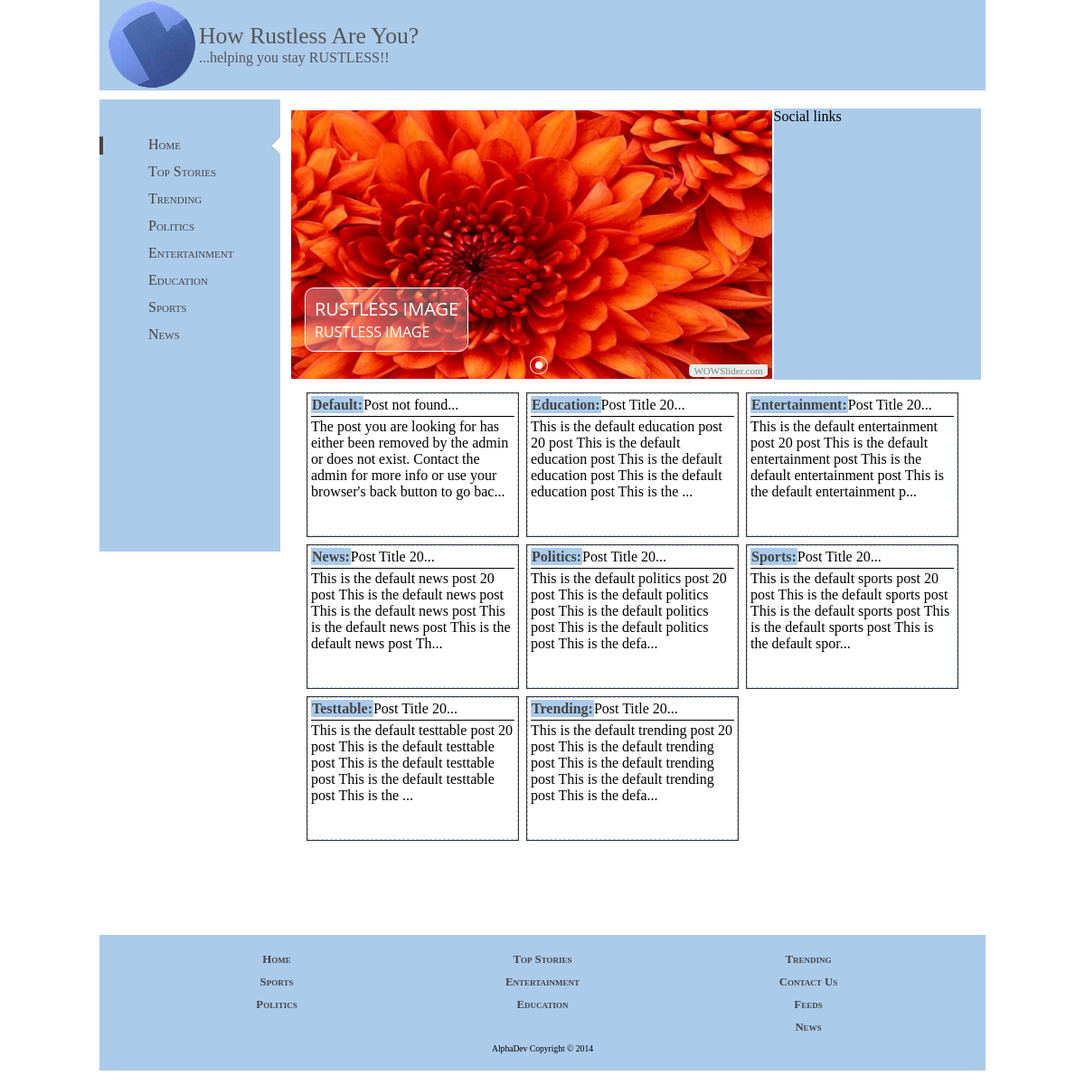
The page / on the database its author committed.
### tables this page shows
CREATE TABLE IF NOT EXISTS `images` (
  `id` int(11) NOT NULL AUTO_INCREMENT,
  `image_name` varchar(255) NOT NULL DEFAULT 'rustless_img',
  `image_align` enum('left','right','center') NOT NULL DEFAULT 'left',
  `image_alt` varchar(255) NOT NULL DEFAULT 'rustless_img',
  `img_cat_id` int(11) NOT NULL,
  `is_featured` int(11) NOT NULL DEFAULT '0',
  `post_title` varchar(225) DEFAULT 'Rustless Image',
  PRIMARY KEY (`id`)
);

CREATE TABLE IF NOT EXISTS `category_list` (
  `id` int(11) NOT NULL AUTO_INCREMENT,
  `category_name` varchar(255) NOT NULL,
  `category` varchar(255) NOT NULL,
  PRIMARY KEY (`id`)
);

CREATE TABLE IF NOT EXISTS `defaultcategory` (
  `id` int(11) NOT NULL AUTO_INCREMENT,
  `post_title` varchar(255) NOT NULL,
  `post_date` timestamp NOT NULL DEFAULT CURRENT_TIMESTAMP,
  `post` text NOT NULL,
  `poster_id` int(11) NOT NULL,
  `comment_count` int(11) DEFAULT '0',
  `tags` varchar(255) DEFAULT NULL,
  PRIMARY KEY (`id`)
);

CREATE TABLE IF NOT EXISTS `education` (
  `id` int(11) NOT NULL AUTO_INCREMENT,
  `post_title` varchar(32000) DEFAULT NULL,
  `post_date` timestamp NULL DEFAULT CURRENT_TIMESTAMP,
  `post` text,
  `poster_id` int(11) DEFAULT NULL,
  `comment_count` int(11) DEFAULT '0',
  `tags` varchar(255) DEFAULT NULL,
  PRIMARY KEY (`id`)
);

CREATE TABLE IF NOT EXISTS `entertainment` (
  `id` int(11) NOT NULL AUTO_INCREMENT,
  `post_title` varchar(32000) DEFAULT NULL,
  `post_date` timestamp NULL DEFAULT CURRENT_TIMESTAMP,
  `post` text,
  `poster_id` int(11) DEFAULT NULL,
  `comment_count` int(11) DEFAULT '0',
  `tags` varchar(255) DEFAULT NULL,
  PRIMARY KEY (`id`)
);

CREATE TABLE IF NOT EXISTS `news` (
  `id` int(11) NOT NULL AUTO_INCREMENT,
  `post_title` varchar(32000) DEFAULT NULL,
  `post_date` timestamp NULL DEFAULT CURRENT_TIMESTAMP,
  `post` text,
  `poster_id` int(11) DEFAULT NULL,
  `comment_count` int(11) DEFAULT '0',
  `tags` varchar(255) DEFAULT NULL,
  PRIMARY KEY (`id`)
);

CREATE TABLE IF NOT EXISTS `politics` (
  `id` int(11) NOT NULL AUTO_INCREMENT,
  `post_title` varchar(32000) DEFAULT NULL,
  `post_date` timestamp NULL DEFAULT CURRENT_TIMESTAMP,
  `post` text,
  `poster_id` int(11) DEFAULT NULL,
  `comment_count` int(11) DEFAULT '0',
  `tags` varchar(255) DEFAULT NULL,
  PRIMARY KEY (`id`)
);

CREATE TABLE IF NOT EXISTS `sports` (
  `id` int(11) NOT NULL AUTO_INCREMENT,
  `post_title` varchar(32000) DEFAULT NULL,
  `post_date` timestamp NULL DEFAULT CURRENT_TIMESTAMP,
  `post` text,
  `poster_id` int(11) DEFAULT NULL,
  `comment_count` int(11) DEFAULT '0',
  `tags` varchar(255) DEFAULT NULL,
  PRIMARY KEY (`id`)
);

CREATE TABLE IF NOT EXISTS `testtable` (
  `id` int(11) NOT NULL AUTO_INCREMENT,
  `post_title` varchar(32000) DEFAULT NULL,
  `post_date` timestamp NULL DEFAULT CURRENT_TIMESTAMP,
  `post` text,
  `poster_id` int(11) DEFAULT NULL,
  `comment_count` int(11) DEFAULT '0',
  `tags` varchar(255) DEFAULT NULL,
  PRIMARY KEY (`id`)
);

CREATE TABLE IF NOT EXISTS `trending` (
  `id` int(11) NOT NULL AUTO_INCREMENT,
  `post_title` varchar(32000) DEFAULT NULL,
  `post_date` timestamp NULL DEFAULT CURRENT_TIMESTAMP,
  `post` text,
  `poster_id` int(11) DEFAULT NULL,
  `comment_count` int(11) DEFAULT '0',
  `tags` varchar(255) DEFAULT NULL,
  PRIMARY KEY (`id`)
);

### index.php (the view, shortened to what this page needs)
<?php
require 'dba.php';
$cat_select_qString = "SELECT * FROM category_list";
$cat_select_qResult = mysql_query($cat_select_qString,$dbconnect);
$content = "";
$img_post_q_s = "SELECT *,c.category FROM images i, category_list c WHERE i.img_cat_id=c.id AND i.is_featured = 1 ORDER BY i.id DESC LIMIT 6";
$img_query = mysql_query($img_post_q_s,$dbconnect) or die (mysql_error());
$images = "";
$tooltips = "";
$id_id = 0;
while ($img_row = mysql_fetch_array($img_query)){
	$img_cat = $img_row['category'];
	$img_id = $img_row[0];
	$img_alt = $img_row['image_alt'];
	$img_post_title = $img_row['post_title'];
	$img_post_id = $img_row['id'];
	$images .= "<li><a href=\"post.php?category=".$img_cat."&id=".$img_post_id."\" target=\"_self\"><img src=\"data2/images/".$img_id.".jpg\" alt=\"".$img_alt."\" title=\"".$img_post_title."\" id=\"wows2_".$id_id."\"/></a>".$img_post_title."</li>";
	$tooltips .= "<a href=\"post.php?category=".$img_cat."&id=".$img_post_id."\" title=\"".$img_post_title."\"><img src=\"data2/tooltips/".$img_id.".jpg\" alt=\"".$img_alt."\"/>1</a>";
	$id_id++;
}
while ($cat_row = mysql_fetch_array($cat_select_qResult)){
		$home_q_s = "SELECT * FROM ". $cat_row[2] ." ORDER BY id DESC LIMIT 1";
		$home_q_r = mysql_query($home_q_s,$dbconnect) or die (mysql_error());
		$home_row = mysql_fetch_array($home_q_r);
		$cat = $cat_row[2];
		$cat_name = $cat_row[1];
		$p_title = $home_row['post_title'];
		$p_id = $home_row['id'];
		$short_p_title = substr($p_title,0,20);
		$p_post = substr($home_row['post'],0,160);
$content .=<<<CONT
		<div class="last-cat-post">
			<a href="post.php?category=$cat&id=$p_id" title="Click to read">
			<span class="post-title" title="$p_title"><span class="post-cat-title">$cat_name:</span>$short_p_title...</span>
			$p_post...
			</a>
		</div>
CONT;
	}
?>
<!DOCTYPE HTML>
<html>
<head>
<link rel="stylesheet" type="text/css" href="engine2//style.css" media="screen" />
</head>
<body id="home">
<div id="page-holder" >
	<?php include 'header.php'; ?>
	<?php include 'leftsidebar.php'; ?>
		<div id="main-contents">
			<div id="contents">
				<div id="top-box">
					<div id="slider-box">
						<div id="wowslider-container2">
							<div class="ws_images">
								<ul>
									<?php echo $images; ?>
								</ul>
							</div>
							<div class="ws_bullets">
								<div>
									<?php echo $tooltips ?>
								</div>
							</div>
							</div>
					</div>
					<div id="social">
					Social links
					</div>
				</div>
				<div id="latest-post-container">
						<?php echo $content; ?>
				</div>
			</div>
		</div>
	<?php include 'footer.php'; ?>
</div>
</body>
</html>

### header.php
<?php
$header=<<<HEADER
<div id="header">
		<div id="header-texts">
			<span id="main-header">How Rustless Are You?</span><span id="sub-header">...helping you stay RUSTLESS!!</span>
		</div>
		<noscript>
		<div style="background: #F00; height: 100px; border:2px solid;">
			<h1 style="color:#444; font:1em bold;">Javascript is disabled!</h1>
			<h3>Some features of this website may not work correctly because javascript is disabled. Enable javascript to use these features.</h3>
		</div>
		</noscript>
	</div>
HEADER;
echo $header;
?>

### leftsidebar.php (shortened to what this page needs)
<?php
$left_sidebar =<<<LEFTSIDEBAR
	<div id="left-sidebar">
		<ul id="left-sidebar-links">
			<li class="sidebar-link" id="homeLink"><a href="index.php">Home</a></li>
			<li class="sidebar-link" id="topLink"><a href="#">Top Stories</a></li>
			<li class="sidebar-link" id="trendLink"><a href="category.php?category=trending">Trending</a></li>
			<li class="sidebar-link" id="politicsLink"><a href="category.php?category=politics">Politics</a></li>
			<li class="sidebar-link" id="entertainLink"><a href="category.php?category=entertainment">Entertainment</a></li>
			<li class="sidebar-link" id="eduLink"><a href="category.php?category=education">Education</a></li>
			<li class="sidebar-link" id="sportsLink"><a href="category.php?category=sports">Sports</a></li>
			<li class="sidebar-link" id="newsLink"><a href="category.php?category=news">News</a></li>
		</ul>
	</div>
	<div id="right-float">
LEFTSIDEBAR;
echo $left_sidebar;
?>

### footer.php
<?php
$footer=<<<FOOTER
	</div>
	<div id="footer">
		<div class="footer-links-style" id="footer-links-left">
			<a href="index.php">Home</a> <a href="category.php?category=sports">Sports</a> <a href="category.php?category=politics">Politics</a>
		</div>
		<div  class="footer-links-style" id="footer-links-center">
			<a href="#">Top Stories</a> <a href="category.php?category=entertainment">Entertainment</a> <a href="category.php?category=education">Education</a>
		</div>
		<div class="footer-links-style" id="footer-links-right">
			<a href="category.php?category=trending">Trending</a> <a href="#">Contact Us</a> <a href="#">Feeds</a> <a href="category.php?category=news">News</a>
		</div>
		<span id="copyright">AlphaDev Copyright &copy; 2014</span>
	</div>
<script type="text/javascript">
	document.onload = loaded();
</script>
FOOTER;
echo $footer;
?>

### style.css (style rules this page uses)
body { position:relative; transition:0.2s; }
#page-holder { max-width: 980px; min-width: 810px; margin: auto; margin-top:0; display: none; position:relative; top:-8px; }
#header { height:100px; width:100%; background: #ABCBEB url(yyy.png) no-repeat ; background-position: 10px 2px; font-family: Lucida Verdana sans-serif Arial; color: #555; margin-bottom: 10px; }
#header-texts { margin-left:110px; padding-top: 25px; }
#main-header { font: 1.6em bold; display: block; }
#left-sidebar { width: 200px; background: #ABCBEB; float:left; margin-right: 10px; font-variant: small-caps; height:500px; }
#left-sidebar-links { list-style-type:none; padding: 20px 0 0 0; width:200px; float:left; height:20px; }
.sidebar-link a { text-decoration:none; float:right; font: .5em; display: block; padding: 0 25% 0 25%; width:96px; margin:5px 0; color:#444; height:20px; }
#home #homeLink a,#politics #politicsLink a,#education #eduLink a,#sports #sportsLink a,#entertainment #entertainLink a,#news #newsLink a,#trending #trendLink a { background-image: url(here2.jpg); background-repeat:no-repeat; background-position: 100% 100%; border-left: 4px solid; }
#right-float { width: auto; min-height: 520px; }
#main-contents { font: Cambria; margin-right:5px; overflow: hidden; }
#contents { paddding-bottom:50px; }
#footer { clear:both; margin: 20px 0 0 0; width: 100%; height: 150px; background: #ABCBEB; margin-top: 100px; }
.footer-links-style { width: 20%; margin: 20px 0 0 10%; float: left; }
.footer-links-style a { display: block; text-align:center; text-decoration: none; font-family:cambria; font-size: .8em; font-weight:bold; color: #444; font-variant:small-caps; padding: 0 0 10px 0; }
#footer #copyright { display: block; text-align:center; font-size:.6em; clear: both; margin-top: 20px; }

### homestyle.css (style rules this page uses)
#slider-box { height:300px; width:70%; min-width:385.62px; background:#F8F; float:left; margin-bottom:10px; }
#social { width:150px; height: 300px; background:#ABCBEB; float:left; width:30% }
#latest-post-container { max-width: 770px; min-width: 590px; margin-top:10px; margin-left: 15px; }
.last-cat-post { margin:5px; width:30%; height:150px; float:left; display:block; border: 1px dashed #ABCBEB; outline: 1px solid #333; padding: 3px; }
.last-cat-post a { text-decoration:none; color:#000; }
.post-title { display:block; border-bottom: 1px solid; margin-bottom: 2px; padding-bottom:3px; }
.post-cat-title { background: #ABCBEB; line-height:15px; padding:1px; font-weight: bold; color:#444; }

### engine2/style.css (style rules this page uses)
#wowslider-container2 { zoom: 1; position: relative; max-width:536px; margin:0px auto 0px; z-index:90; border:2px solid #FFFFFF; text-align:left; }
#wowslider-container2 .ws_images ul { position:relative; width: 10000%; height:auto; left:0; list-style:none; margin:0; padding:0; border-spacing:0; overflow: visible; }
#wowslider-container2 .ws_images ul li { width:1%; line-height:0; float:left; font-size:0; padding:0 0 0 0 !important; margin:0 0 0 0 !important; }
#wowslider-container2 .ws_images { position: relative; left:0; top:0; width:100%; height:100%; overflow:hidden; }
#wowslider-container2 .ws_images a { width:100%; display:block; color:transparent; }
#wowslider-container2 img { max-width: none !important; }
#wowslider-container2 .ws_images img { width:100%; border:none 0; max-width: none; padding:0; }
#wowslider-container2 a { text-decoration: none; outline: none; border: none; }
#wowslider-container2 .ws_bullets { font-size: 0px; float: left; position:absolute; z-index:70; }
#wowslider-container2 .ws_bullets div { position:relative; float:left; }
#wowslider-container2 .ws_bullets { padding: 5px; }
#wowslider-container2 .ws_bullets a { width:20px; height:20px; background: url(./bullet.png) left top; float: left; text-indent: -4000px; position:relative; margin-left:7px; color:transparent; }
#wowslider-container2 .ws_bullets a.ws_selbull { background-position: 0 100%; }
#wowslider-container2 .ws_bullets { bottom: 0; left:50%; padding: 5px; }
#wowslider-container2 .ws_bullets div { left:-50%; }
#wowslider-container2 .ws_images ul { animation: wsBasic 24s infinite; -moz-animation: wsBasic 24s infinite; -webkit-animation: wsBasic 24s infinite; }

### rows shown on the page
images: post_title "RUSTLESS IMAGE"
category_list: category_name "Default", defaultcategory.post_title "Post not found", defaultcategory.post "The post you are looking for has either been removed by the admin or does not exist. Contact the admin for more info or use your browser's back button to go bac"
category_list: category_name "Education", education.post_title "Post Title 20", education.post "This is the default education post 20 post This is the default education post This is the default education post This is the default education post This is the"
category_list: category_name "Entertainment", entertainment.post_title "Post Title 20", entertainment.post "This is the default entertainment post 20 post This is the default entertainment post This is the default entertainment post This is the default entertainment p"
category_list: category_name "News", news.post_title "Post Title 20", news.post "This is the default news post 20 post This is the default news post This is the default news post This is the default news post This is the default news post Th"
category_list: category_name "Politics", politics.post_title "Post Title 20", politics.post "This is the default politics post 20 post This is the default politics post This is the default politics post This is the default politics post This is the defa"
category_list: category_name "Sports", sports.post_title "Post Title 20", sports.post "This is the default sports post 20 post This is the default sports post This is the default sports post This is the default sports post This is the default spor"
category_list: category_name "Testtable", testtable.post_title "Post Title 20", testtable.post "This is the default testtable post 20 post This is the default testtable post This is the default testtable post This is the default testtable post This is the"
category_list: category_name "Trending", trending.post_title "Post Title 20", trending.post "This is the default trending post 20 post This is the default trending post This is the default trending post This is the default trending post This is the defa"
